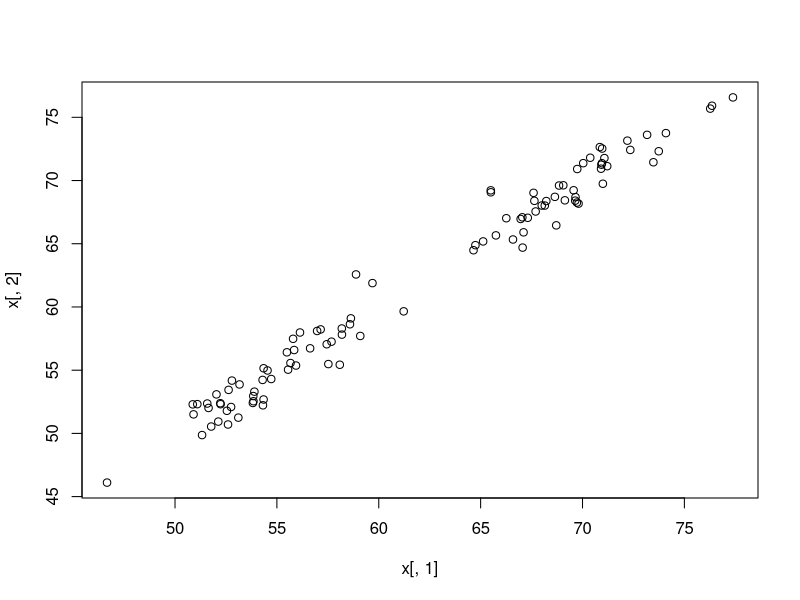
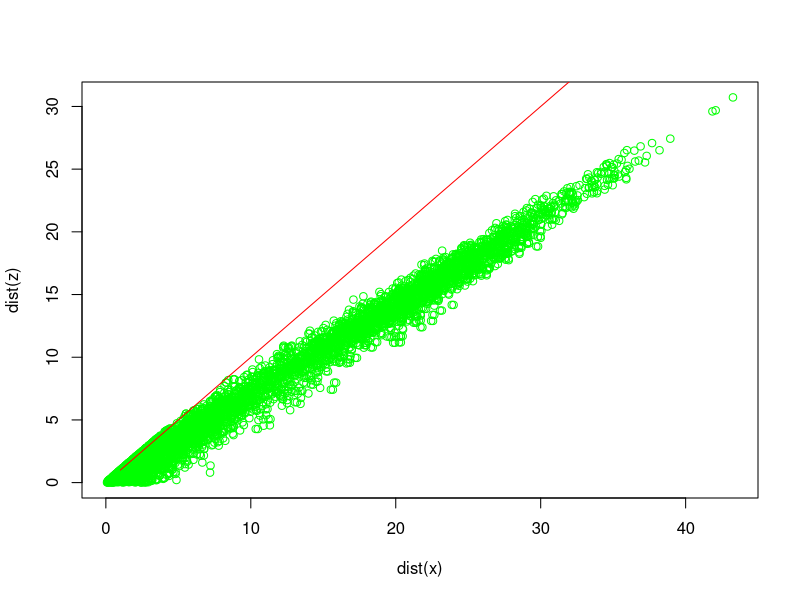
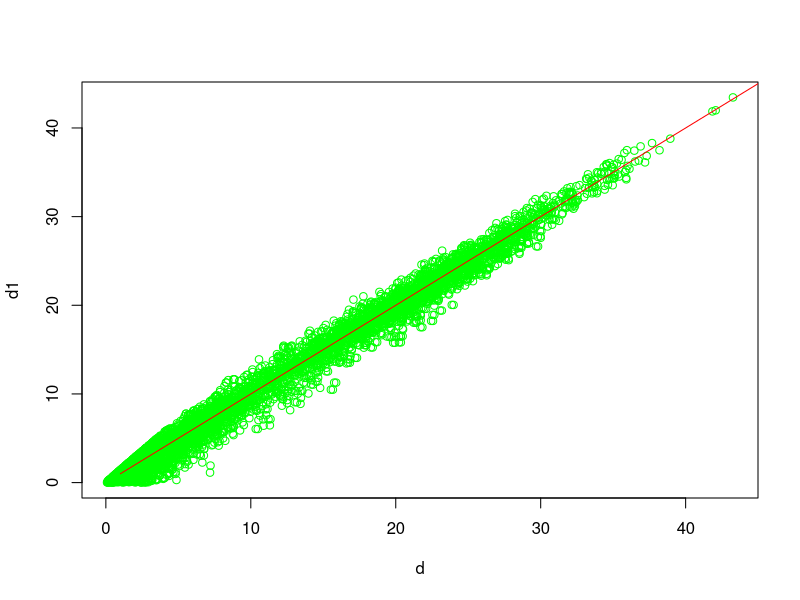
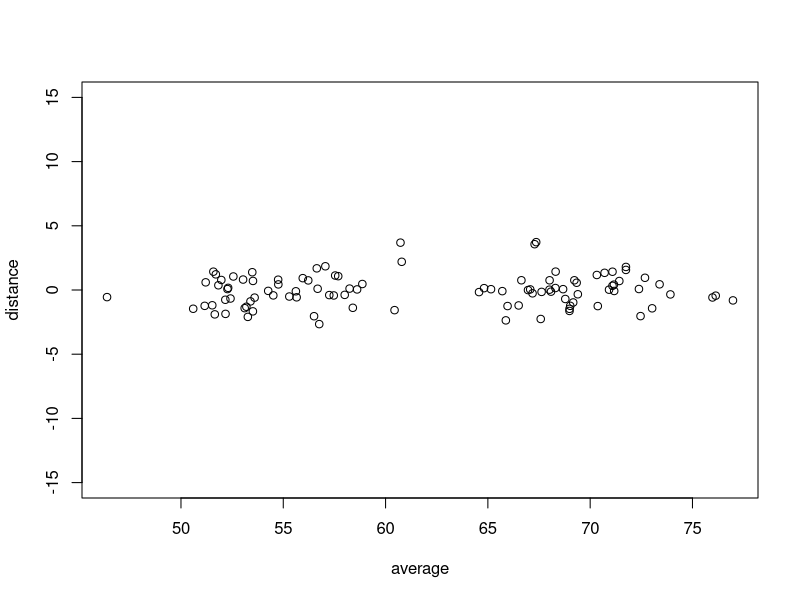
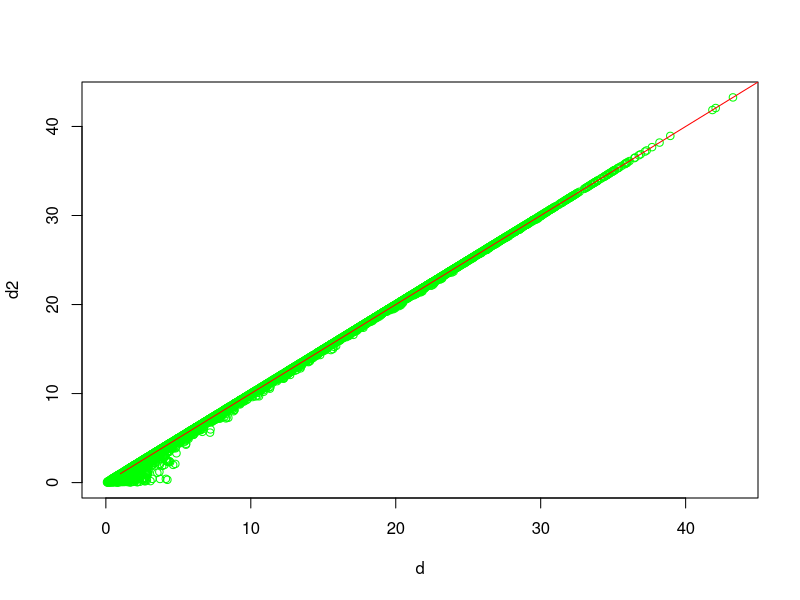
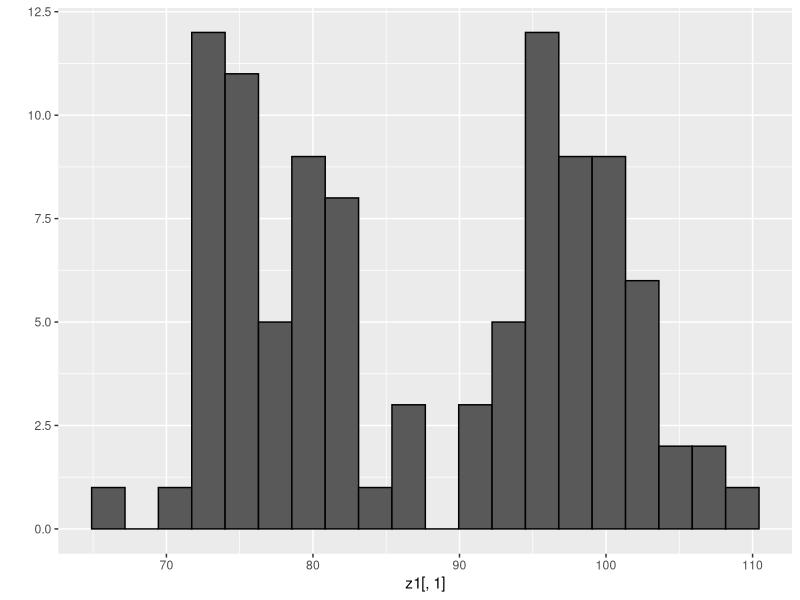

Here is the R script that generated these plots, in order: (Note: this script raises an error after producing the figures.)
#-----------------------------------------------------------
#Dimension Reduction

#We consider an example with twin heights. Some pairs are adults, 
#the others are children. Here we simulate 100 two-dimensional
#points that represent the number of standard deviations each
#individual is from the mean height. Each point is a pair of twins.
#We use the mvrnorm function from the MASS package to simulate
#bivariate normal data.

set.seed(1988, sample.kind = "Rounding")
library(MASS)
n <- 100
Sigma <- matrix(c(9, 9 * 0.9, 9 * 0.92, 9 * 1), 2, 2)
x <- rbind(mvrnorm(n / 2, c(69, 69), Sigma),
           mvrnorm(n / 2, c(55, 55), Sigma))

#A scatterplot quickly reveals that the correlation is high and
#that there are two groups of twins, the adults (upper right points)
#and the children (lower left points):
plot(x[,1],x[,2])
#Corelation is high
cor(x[,1],x[,2])

#We can compute these distances between observations using dist:
d <- dist(x)

#Observation 1 and 2 (blue), and observation 1 and 51 (red)
as.matrix(d)[1, 2]
#> [1] 1.98
as.matrix(d)[2, 51]
#> [1] 18.7

#Let’s start with the naive approach of simply removing one of the two dimensions

z <- x[,1]
d1 <- dist(z)

plot(dist(x), dist(z), col="green")
lines(1:50, 1:50, col="red")

#If instead we use a mean squared error (MSE) then the underestimation goes away.

#Note that z is just the first dimension of x so the MSE is trivial
d1 <- d1*sqrt(2)

plot(d, d1, col="green")
lines(1:50, 1:50, col="red")

#Now check on the standard deviation of the original distance and the approximated one 
sd(d-d1)

#Notice that if we instead plot the difference versus the average:
x_lin_trans  <- cbind((x[,2] + x[,1])/2,  x[,2] - x[,1])

#we can see how the distance between points is mostly explained by the first dimension: the average.

plot(x_lin_trans[,1], x_lin_trans[,2], xlab="average", ylab = "distance", ylim=c(-15,15))

#This means that we can ignore the second dimension and not lose too much information. 
# Using the first dimension of this transformed matrix we obtain an even better approximation:

d2 <-dist(x_lin_trans[,1])*sqrt(2)

plot(d, d2, col="green")
lines(1:50, 1:50, col="red")

#With the typical difference (standard deviation) improved by about 35%, compare:
sd(d-d1)
sd(d-d2)

#Dimension reduction can often be described as applying a transformation
#A to a matrix X with many columns that moves the information contained
#in X to the first few columns of Z=AX, then keeping just these few
#informative columns, thus reducing the dimension of the vectors
#contained in the rows.

#-----------------------------------------------------------------
#Orthogonal transformations (advanced)

#In our example, to achieve orthogonality, we multiply the first set of
#coefficients (first column of A) by √2 and the second by 1/√2, then we
#get the same exact distance if we use both dimensions:

z1 <- matrix(1,nrow=length(x[,1]), ncol=2)
z1[,1] <- (x[,1] + x[,2]) / sqrt(2)
z1[,2] <- (x[,2] - x[,1]) / sqrt(2)

d3 <- dist(z1)

#This gives us a transformation that preserves the distance between any two points:
max(d - d3)

#and an improved approximation if we use just the first dimension:
sd(d-dist(z1[,1]))

#In this case Z is called an orthogonal rotation of X: 
#     It preserves the distances between rows.

#Note that by using the transformation above we can summarize
#the distance between any two pairs of twins with just one dimension.
#For example, one-dimensional data exploration of the first dimension of Z
#clearly shows that there are two groups, adults and children:
  
library(tidyverse)
qplot(z1[,1], bins = 20, color = I("black"))

#We successfully reduced the number of dimensions from two to one with very little loss of information.

#The reason we were able to do this is because the columns of X were very correlated:
 
cor(x[,1], x[,2])

#and the transformation produced uncorrelated columns with “independent”
#information in each column:

cor(z1[,1], z1[,2])

#-----------------------------------------------------------
#Principal component analysis

#In the computation above, the total variability in our data can be
#defined as the sum of the sum of squares of the columns. We assume
#the columns are centered, so this sum is equivalent to the sum of
#the variances of each column:

#We can compute v1 and v2 using:
cmx <- colMeans(x^2)

#We can show mathematically that if we apply an orthogonal transformation
#as above, then the total variation remains the same:

sum(cmx)
cmz1 <- colMeans(z1^2)
sum(cmz1)

#However, while the variability in the two columns of X is about the
#same, in the transformed version Z 99% of the variability is included
#in just the first dimension:

cmz1/sum(cmz1)

#The first principal component (PC) of a matrix X is the linear
#orthogonal transformation of X that maximizes this variability.
#The function prcomp provides this info:

pca <- prcomp(x)

#Stores the needed rotation
pca$rotation

#Stores the rotated matrix
pca$x

#Using the matrix multiplication shown above, we have that the following are the same 

a <- sweep(x, 2, colMeans(x)) #Here we center the columns
b <- pca$x %*% t(pca$rotation) #The rotation is orthogonal which means that the inverse is its transpose.
max(abs(a - b))

#For a multidimensional matrix with X with p columns, we can find a transformation
#that creates Z that preserves distance between rows, but with the variance of the
#columns in decreasing order. The second column is the second principal component,
#the third column is the third principal component, and so on. As in our example,
#if after a certain number of columns, say k, the variances of the columns of Zj,
#j>k are very small, it means these dimensions have little to contribute to the
#distance and we can approximate distance between any two points with just k dimensions.
#If k is much smaller than p, then we can achieve a very efficient summary of our data.


#-----------------------------------------------------------
#Comprehension Check: Dimension Reduction

#Q1:

#We want to explore the tissue_gene_expression predictors by plotting them.

data("tissue_gene_expression")
dim(tissue_gene_expression$x)

#We want to get an idea of which observations are close to each other, but, as you
#can see from the dimensions, the predictors are 500-dimensional, making plotting
#difficult. Plot the first two principal components with color representing tissue type.

pca <- prcomp(tissue_gene_expression$x)

x_1_x_2 <- pca$x[,1:2]

dat <- as_tibble(x_1_x_2) %>% 
  mutate(ttype = tissue_gene_expression$y) # %>% 
#gather(gene, gep, -ttype)

dat %>% ggplot(aes(x=PC1, y=PC2, color=ttype)) + geom_point()

#Which tissue is in a cluster by itself?

#liver

#Q2:

#The predictors for each observation are measured using the same device and experimental
#procedure. This introduces biases that can affect all the predictors from one observation.
#For each observation, compute the average across all predictors, and then plot this
#against the first PC with color representing tissue. Report the correlation.

obs_avg <- rowMeans(tissue_gene_expression$x)

dat <- dat %>% mutate(obs_avg = obs_avg)

dat %>% ggplot(aes( x=PC1, y=obs_avg, color=ttype)) + geom_point()

#What is the correlation?
cor(dat$PC1, dat$obs_avg)

#Q3:

#We see an association with the first PC and the observation averages.
#Redo the PCA but only after removing the center. Part of the code is
#provided for you.

x <- with(tissue_gene_expression, sweep(x, 1, rowMeans(x)))
pc <- prcomp(x)
data.frame(pc_1 = pc$x[,1], pc_2 = pc$x[,2], 
           tissue = tissue_gene_expression$y) %>%
  ggplot(aes(pc_1, pc_2, color = tissue)) +
  geom_point()

#Which line of code should be used to replace #BLANK in the code block above?

#Q4:

#For the first 10 PCs, make a boxplot showing the values for each tissue.

as.tibble(pc$x[,1:10]) %>% 
  mutate(type = tissue_gene_expression$y) %>%
  gather(pc, value, -type) %>%
  ggplot(aes(x=type,y=value)) + geom_boxplot() +
  facet_wrap(~pc, scales = "free")

#For the 7th PC, which two tissues have the greatest median difference?
data.frame(pc = pc$x[,7], tissue = tissue_gene_expression$y) %>%
  ggplot(aes(x = tissue, y = pc)) +
  geom_boxplot()

#Q5:

#Plot the percent variance explained by PC number.
#Hint: use the summary function.

sum_pc <- summary(pc)
pfv <- sum_pc$importance["Proportion of Variance",]
plot(1:length(pfv), pfv)

#How many PCs are required to reach a cumulative percent variance
#explained greater than 50%?

cum_var <- 0
for(idx in 1:length(pfv)) {
  cum_var <- cum_var + pfv[[idx]]
  if(cum_var > 0.5){
    cat("Required ", idx," PCs\n")
    break
  }
}


